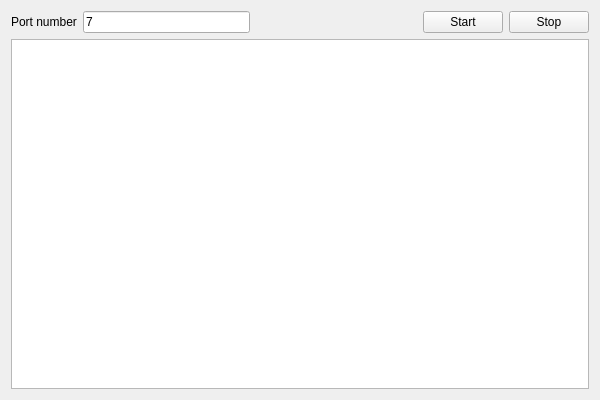
<?xml version="1.0" encoding="UTF-8"?>
<ui version="4.0">
 <class>ServerClass</class>
 <widget class="QMainWindow" name="ServerClass">
  <property name="geometry">
   <rect>
    <x>0</x>
    <y>0</y>
    <width>600</width>
    <height>400</height>
   </rect>
  </property>
  <property name="windowTitle">
   <string>Echo server</string>
  </property>
  <widget class="QWidget" name="centralWidget">
   <layout class="QVBoxLayout" name="verticalLayout_2">
    <item>
     <layout class="QHBoxLayout" name="horizontalLayout_2">
      <item>
       <widget class="QLabel" name="label">
        <property name="text">
         <string>Port number</string>
        </property>
       </widget>
      </item>
      <item>
       <widget class="QLineEdit" name="lineEdit_portNumber">
        <property name="text">
         <string>7</string>
        </property>
       </widget>
      </item>
      <item>
       <spacer name="horizontalSpacer_2">
        <property name="orientation">
         <enum>Qt::Horizontal</enum>
        </property>
        <property name="sizeHint" stdset="0">
         <size>
          <width>40</width>
          <height>20</height>
         </size>
        </property>
       </spacer>
      </item>
      <item>
       <widget class="QPushButton" name="pushButton_start">
        <property name="text">
         <string>Start</string>
        </property>
       </widget>
      </item>
      <item>
       <widget class="QPushButton" name="pushButton_stop">
        <property name="text">
         <string>Stop</string>
        </property>
       </widget>
      </item>
     </layout>
    </item>
    <item>
     <widget class="QPlainTextEdit" name="plainTextEdit_output">
      <property name="readOnly">
       <bool>true</bool>
      </property>
     </widget>
    </item>
   </layout>
  </widget>
 </widget>
 <layoutdefault spacing="6" margin="11"/>
 <resources>
  <include location="EchoServer.qrc"/>
 </resources>
 <connections/>
</ui>
